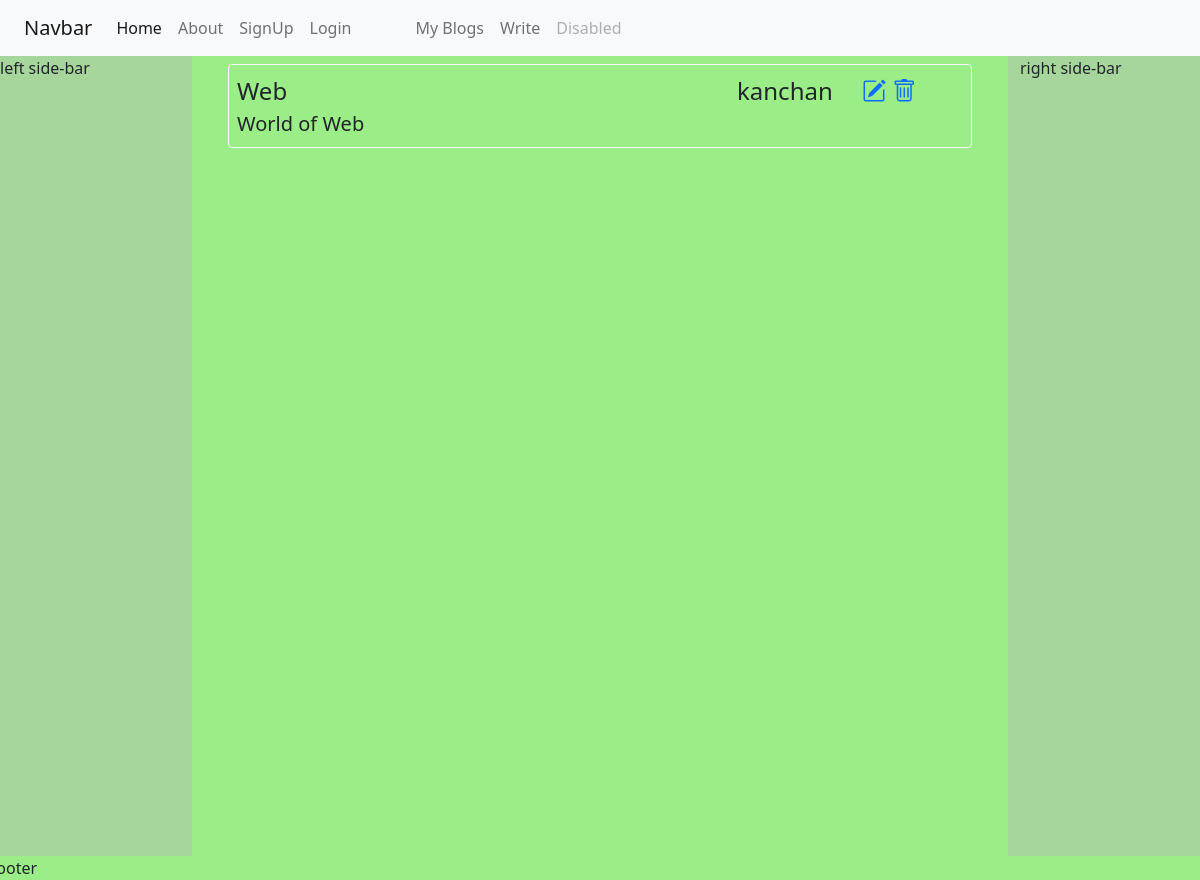
The page /see/3/ (signed in) on the database its author committed.
### blog_app/models.py (models this page shows)
class Blog(models.Model):
    title = models.CharField(max_length=1000)
    content = models.TextField()
    author = models.ForeignKey(User,on_delete=models.CASCADE)
    upload_to = models.DateTimeField(auto_now=True)

### blog_app/views.py (the view)
# urls.py: path("see/<int:pk>/",SeeView.as_view(),name="see")
class SeeView(LoginRequiredMixin,View):
    login_url = "login"
    def get(self, request,pk):
        obj= Blog.objects.get(id=pk)
        return render(request, "blog_app/seemore.html", {"obj":obj})

### templates/blog_app/seemore.html (shortened to what this page needs)
{% extends "base.html" %}
{% block content %}
<div class="container mt-2">
   <div class="border border-light mb-3 rounded p-2">
                <div class="row p2 fs-4">
                    <div class="col">{{obj.title}}</div>
                    <div class="col-2">{{obj.author}}</div>
                    <div class="col-2">
                        <a href="{% url 'update' obj.id %} "><i class="bi bi-pencil-square"></i></a>
                        <a href="#"><i class="bi bi-trash"></i></a>
                    </div>
                </div>
                <div class="p2 fs-5">
                        {{obj.content}}
                </div>
            </div>
</div>
{% endblock %}

### templates/base.html (style rules this page uses)
body { background:#9bed87; }

### rows shown on the page
Blog: title "Web", author "kanchan", content "World of Web"
